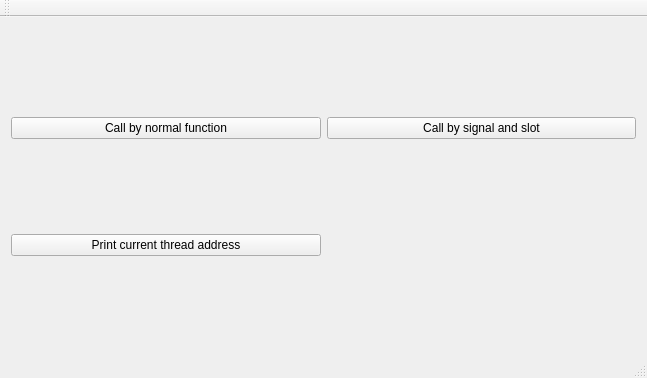
<?xml version="1.0" encoding="UTF-8"?>
<ui version="4.0">
 <class>MainWindow</class>
 <widget class="QMainWindow" name="MainWindow">
  <property name="geometry">
   <rect>
    <x>0</x>
    <y>0</y>
    <width>647</width>
    <height>378</height>
   </rect>
  </property>
  <property name="windowTitle">
   <string>MainWindow</string>
  </property>
  <widget class="QWidget" name="centralWidget">
   <layout class="QGridLayout" name="gridLayout">
    <item row="0" column="1">
     <widget class="QPushButton" name="pushButtonCallSignalAndSlot">
      <property name="text">
       <string>Call by signal and slot</string>
      </property>
     </widget>
    </item>
    <item row="0" column="0">
     <widget class="QPushButton" name="pushButtonCallNormalFunc">
      <property name="text">
       <string>Call by normal function</string>
      </property>
     </widget>
    </item>
    <item row="1" column="0">
     <widget class="QPushButton" name="pushButtonPrintCurThread">
      <property name="text">
       <string>Print current thread address</string>
      </property>
     </widget>
    </item>
   </layout>
  </widget>
  <widget class="QMenuBar" name="menuBar">
   <property name="geometry">
    <rect>
     <x>0</x>
     <y>0</y>
     <width>647</width>
     <height>21</height>
    </rect>
   </property>
  </widget>
  <widget class="QToolBar" name="mainToolBar">
   <attribute name="toolBarArea">
    <enum>TopToolBarArea</enum>
   </attribute>
   <attribute name="toolBarBreak">
    <bool>false</bool>
   </attribute>
  </widget>
  <widget class="QStatusBar" name="statusBar"/>
 </widget>
 <layoutdefault spacing="6" margin="11"/>
 <resources/>
 <connections/>
</ui>
